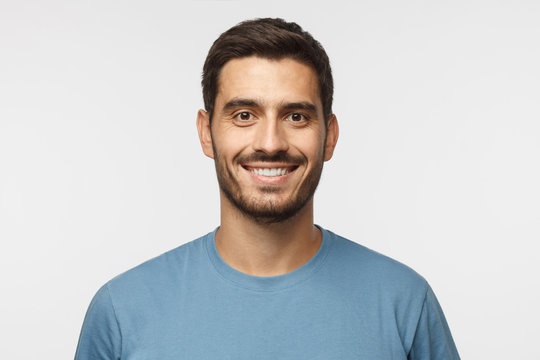
#> input picture packages/plotter/face.jpg, 540 x 360 px
$ python cluster.py
#> lines starting #> are read from the running program, lines starting #| are printed output that depends on the picture
#/usr/bin/python3

import cv2 as cv
import numpy as np

class Segmenter:
    def __init__(self, image, K=5):
        self.K=K
        self.image=image

    def segment(self):
        img = self.image
        vec = img.reshape(img.shape[0]*img.shape[1], img.shape[2])
        vec = np.float32(vec)

        criteria=(cv.TermCriteria_COUNT, 100, 10)
        loss, bestLabels, centers = cv.kmeans(vec, self.K, None,
                                              criteria=criteria,
                                              attempts=10,
                                              flags=cv.KMEANS_PP_CENTERS)
        #print("Quantization loss: {}%".format(loss/img.shape[0]/img.shape[1]/255))

        labelimg = bestLabels.reshape(img.shape[0], img.shape[1])
        return labelimg, bestLabels, centers

if __name__ == "__main__":
    img = cv.imread('face.jpg')
#> img is the input picture: shape (360, 540, 3); mean B, G, R 203.9, 202.8, 201.3

    s = Segmenter(img)
    labelimg, bestLabels, centers = s.segment()
#> in segment, `loss, bestLabels, centers = cv.kmeans(vec, self.K, None, criteria=crit..`: loss = 67833498.4; centers = [[235.2, 235.5, 235.9], [86.07, 101.2, 127.3], [180.2, 156.3, 119.9], [38.07, 46.33, 63.57], [131.7, 163.5, 209.5]]
#> in segment, `labelimg = bestLabels.reshape(img.shape[0], img.shape[1])`:
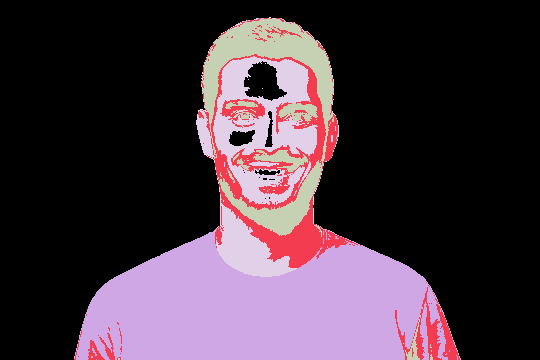
#> labelimg: shape (360, 540) int32; 5 distinct labels, from 0 to 4; one colour per label, 0 black

    # [6 lines of commented-out code are left out]


    centers = np.uint8(centers)
#> centers = [[235, 235, 235], [86, 101, 127], [180, 156, 119], [38, 46, 63], [131, 163, 209]]
    img2 = centers[bestLabels.flatten()]

    img2 = img2.reshape(img.shape)
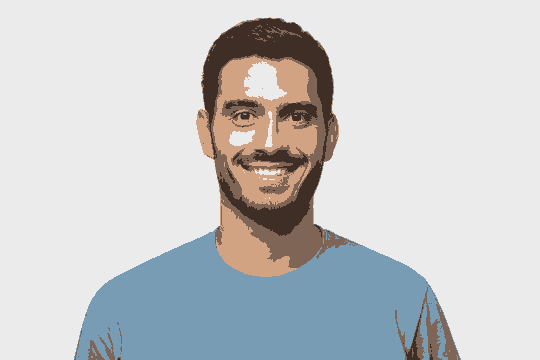
#> img2: shape (360, 540, 3); mean B, G, R 203.7, 202.4, 200.5
    cv.imshow("quantized", img2)
    cv.waitKey(0)
